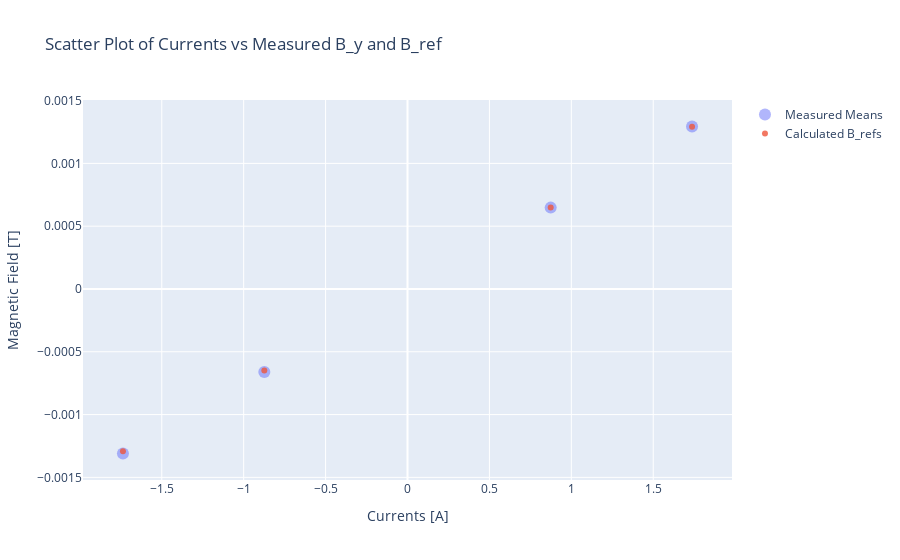

The code cell stored with this chart in its notebook:
### Code cell
fig = go.Figure()

fig.add_trace(go.Scatter(x=currents, y=measured_means_in_T, mode='markers', marker=dict(size=12, opacity=0.5), name='Measured Means'))
fig.add_trace(go.Scatter(x=currents, y=brefs, mode='markers', marker=dict(size=6, opacity=0.8), name='Calculated B_refs'))

# Add title and axis labels
fig.update_layout(
    title="Scatter Plot of Currents vs Measured B_y and B_ref",
    xaxis_title="Currents [A]",
    yaxis_title="Magnetic Field [T]"
)

# Show the plot
fig.show()

### Figure 1 — Plotly figure (JSON) as saved in the notebook; plotly's stock layout.template omitted (floating-point values rounded to 4 significant figures)
{"data": [{"marker": {"opacity": 0.5, "size": 12}, "mode": "markers", "name": "Measured Means", "type": "scatter", "x": [1.737, 0.874, -0.874, -1.737], "y": [0.001294, 0.0006477, -0.0006607, -0.00131]}, {"marker": {"opacity": 0.8, "size": 6}, "mode": "markers", "name": "Calculated B_refs", "type": "scatter", "x": [1.737, 0.874, -0.874, -1.737], "y": [0.001291, 0.0006497, -0.0006497, -0.001291]}], "layout": {"title": {"text": "Scatter Plot of Currents vs Measured B_y and B_ref"}, "xaxis": {"title": {"text": "Currents [A]"}}, "yaxis": {"title": {"text": "Magnetic Field [T]"}}}}
